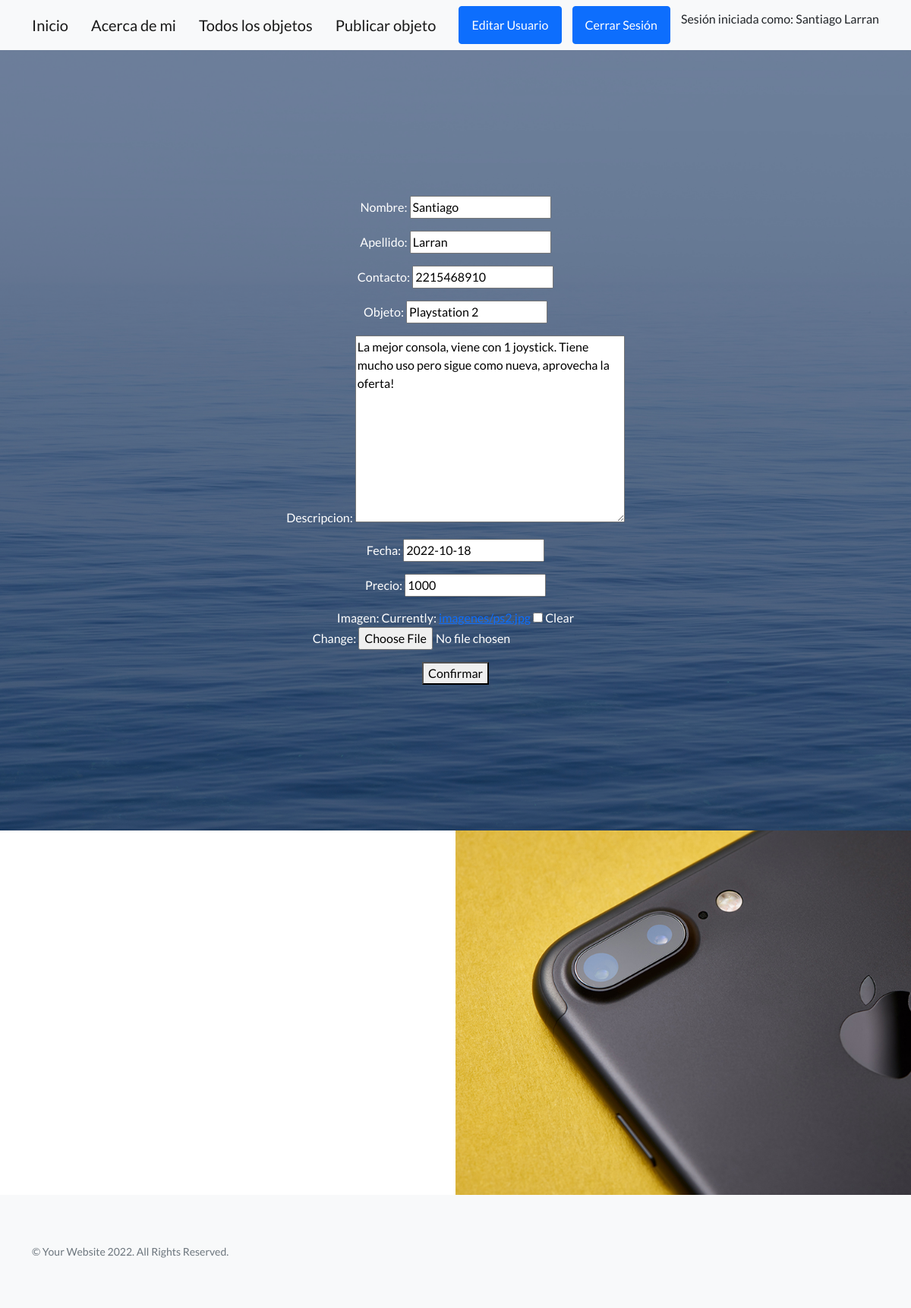
/AppCoder/editarObjeto/Playstation 2 (signed in), run on the app's committed database.
### AppCoder/models.py (models this page shows, shortened)
class ObjetoVenta(models.Model):
    nombre = models.CharField(max_length=60, null=True)
    apellido = models.CharField(max_length=60, null=True)
    contacto = models.IntegerField(blank=True, null=True)
    objeto = models.CharField(max_length=60)
    descripcion = models.TextField(max_length=300)
    fecha = models.DateField()
    precio = models.IntegerField(blank=True, null=True)
    imagen = models.ImageField(upload_to="imagenes", null=True, blank=True)

### AppCoder/views.py (the view)
# urls.py: path('editarObjeto/<objetoNombre>', editarObjeto, name="Editarobjeto"),
@login_required
def editarObjeto(request, objetoNombre):
    objeto1 = ObjetoVenta.objects.get(objeto=objetoNombre)
    if request.method == "POST":
        formulario1 = ObjetoFormulario(request.POST, request.FILES)
        if formulario1.is_valid():
            info = formulario1.cleaned_data
            objeto1.nombre = info["nombre"]
            objeto1.apellido = info["apellido"]
            objeto1.contacto = info["contacto"]
            objeto1.objeto = info["objeto"]
            objeto1.descripcion = info["descripcion"]
            objeto1.fecha = info["fecha"]
            objeto1.precio = info["precio"]
            objeto1.imagen = info["imagen"]
            objeto1.save()
            return render(request, 'AppCoder/inicio.html')
    else:
        formulario1 = ObjetoFormulario(initial={"nombre":objeto1.nombre,"apellido":objeto1.apellido,"contacto":objeto1.contacto,"objeto":objeto1.objeto, "descripcion":objeto1.descripcion, "fecha":objeto1.fecha, "precio":objeto1.precio, "imagen":objeto1.imagen})
    return render(request, 'AppCoder/editarObjeto.html', {"form": formulario1, "resultado":objetoNombre})

### AppCoder/forms.py
class ObjetoFormulario(forms.ModelForm):
    class Meta:
        model = ObjetoVenta
        fields = ["nombre","apellido","contacto","objeto", "descripcion", "fecha", "precio", "imagen"]

### AppCoder/templates/AppCoder/editarObjeto.html
{% extends "AppCoder/padre.html" %}
{% load static %}
{% block principal %}
<form action="" enctype="multipart/form-data" method="POST"> {% csrf_token %}
    {{form.as_p}}
    <button type="submit">Confirmar</button>
</form>
{% endblock %}

### AppCoder/templates/AppCoder/padre.html (shortened to what this page needs)
<!DOCTYPE html>
<html lang="en">
    <head>
        {% load static %}
        <link href="https://cdn.jsdelivr.net/npm/bootstrap-icons@1.5.0/font/bootstrap-icons.css" rel="stylesheet" type="text/css" />
        <link href="{% static 'AppCoder/css/styles.css' %}" rel="stylesheet" />
    </head>
    <body>
        <nav class="navbar navbar-light bg-light static-top">
            <div class="container">
                <a class="navbar-brand" href="{% url 'Inicio' %}">Inicio</a>
                <a class="navbar-brand" href="{% url 'About' %}">Acerca de mi</a>
                <a class="navbar-brand" href="{% url 'Verobjetos' %}">Todos los objetos</a>
                {% if request.user.is_authenticated %}
                <a class="navbar-brand" href="{% url 'Venta' %}">Publicar objeto</a>
                <a class="btn btn-primary" href="{% url 'EditarUsuario'  %}">Editar Usuario</a>
                <a class="btn btn-primary" href="{% url 'Logout'  %}">Cerrar Sesión</a>
                <p>Sesión iniciada como: {{user.first_name}} {{user.last_name}}</p>
                {% else %}
                <a class="btn btn-primary" href="{% url 'Register'  %}">Registrarse</a>
                <a class="btn btn-primary" href="{% url 'Login'  %}">Iniciar Sesión</a>
                {% endif %}
            </div>
        </nav>
        <header class="masthead">
            <div class="container position-relative">
                <div class="row justify-content-center">
                    <div class="col-xl-6">
                        <div class="text-center text-white">
                            {% block principal %}
                            {% endblock %}
                        </div>
                    </div>
                </div>
            </div>
        </header>
        <section class="showcase">
            <div class="container-fluid p-0">
                <div class="row g-0">
                    <div class="col-lg-6 order-lg-2 text-white showcase-img" style="background-image: url('assets/img/bg-showcase-1.jpg')"></div>
                    <div class="col-lg-6 order-lg-1 my-auto showcase-text">
                    </div>
                </div>
        </section>
        <footer class="footer bg-light">
            <div class="container">
                <div class="row">
                    <div class="col-lg-6 h-100 text-center text-lg-start my-auto">
                        <p class="text-muted small mb-4 mb-lg-0">&copy; Your Website 2022. All Rights Reserved.</p>
                    </div>
                </div>
            </div>
        </footer>
    </body>
</html>

### data on the page
ObjetoVenta: nombre "Santiago", apellido "Larran", contacto "2215468910", objeto "Playstation 2", descripcion "La mejor consola, viene con 1 joystick. Tiene mucho uso pero sigue como nueva, aprovecha la oferta!", fecha "2022-10-18", precio "1000"

### other printed values
{{ user.first_name }} "Santiago"
{{ user.last_name }} "Larran"
